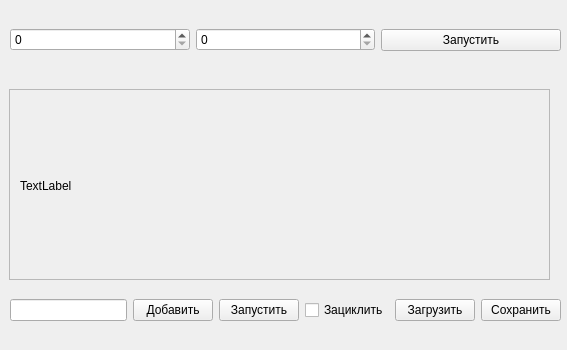
<?xml version="1.0" encoding="UTF-8"?>
<ui version="4.0">
 <class>Form</class>
 <widget class="QWidget" name="Form">
  <property name="geometry">
   <rect>
    <x>0</x>
    <y>0</y>
    <width>567</width>
    <height>350</height>
   </rect>
  </property>
  <property name="windowTitle">
   <string>Form</string>
  </property>
  <widget class="QWidget" name="horizontalLayoutWidget">
   <property name="geometry">
    <rect>
     <x>10</x>
     <y>0</y>
     <width>551</width>
     <height>80</height>
    </rect>
   </property>
   <layout class="QHBoxLayout" name="horizontalLayout">
    <item>
     <widget class="QSpinBox" name="spinBox_2"/>
    </item>
    <item>
     <widget class="QSpinBox" name="spinBox"/>
    </item>
    <item>
     <widget class="QPushButton" name="pushButton">
      <property name="text">
       <string>Запустить</string>
      </property>
     </widget>
    </item>
   </layout>
  </widget>
  <widget class="QWidget" name="horizontalLayoutWidget_2">
   <property name="geometry">
    <rect>
     <x>10</x>
     <y>290</y>
     <width>551</width>
     <height>41</height>
    </rect>
   </property>
   <layout class="QHBoxLayout" name="horizontalLayout_2">
    <item>
     <widget class="QLineEdit" name="lineEdit"/>
    </item>
    <item>
     <widget class="QPushButton" name="pushButton_3">
      <property name="text">
       <string>Добавить</string>
      </property>
     </widget>
    </item>
    <item>
     <widget class="QPushButton" name="pushButton_2">
      <property name="text">
       <string>Запустить</string>
      </property>
     </widget>
    </item>
    <item>
     <widget class="QCheckBox" name="checkBox">
      <property name="text">
       <string>Зациклить</string>
      </property>
     </widget>
    </item>
    <item>
     <widget class="QPushButton" name="pushButton_4">
      <property name="text">
       <string>Загрузить</string>
      </property>
     </widget>
    </item>
    <item>
     <widget class="QPushButton" name="pushButton_5">
      <property name="text">
       <string>Сохранить</string>
      </property>
     </widget>
    </item>
   </layout>
  </widget>
  <widget class="QScrollArea" name="scrollArea">
   <property name="geometry">
    <rect>
     <x>9</x>
     <y>89</y>
     <width>541</width>
     <height>191</height>
    </rect>
   </property>
   <property name="widgetResizable">
    <bool>true</bool>
   </property>
   <widget class="QWidget" name="scrollAreaWidgetContents">
    <property name="geometry">
     <rect>
      <x>0</x>
      <y>0</y>
      <width>539</width>
      <height>189</height>
     </rect>
    </property>
    <widget class="QLabel" name="label">
     <property name="geometry">
      <rect>
       <x>10</x>
       <y>10</y>
       <width>531</width>
       <height>171</height>
      </rect>
     </property>
     <property name="text">
      <string>TextLabel</string>
     </property>
    </widget>
   </widget>
  </widget>
 </widget>
 <resources/>
 <connections/>
</ui>
